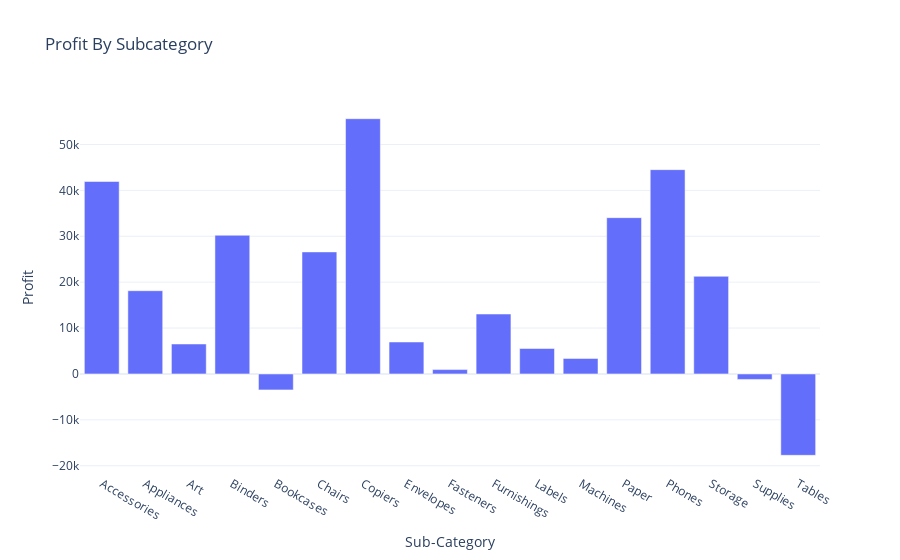

Notebook code cell kept with this figure:
### Code cell
fig5 = px.bar(profit_by_subcategory,x='Sub-Category',y='Profit',title='Profit By Subcategory')
fig5.show()

### Figure 1 — Plotly figure (JSON) as saved in the notebook; plotly's stock layout.template omitted (floating-point values rounded to 4 significant figures)
{"data": [{"alignmentgroup": "True", "hovertemplate": "Sub-Category=%{x}<br>Profit=%{y}<extra></extra>", "legendgroup": "", "marker": {"color": "#636efa", "pattern": {"shape": ""}}, "name": "", "offsetgroup": "", "orientation": "v", "showlegend": false, "textposition": "auto", "type": "bar", "x": ["Accessories", "Appliances", "Art", "Binders", "Bookcases", "Chairs", "Copiers", "Envelopes", "Fasteners", "Furnishings", "Labels", "Machines", "Paper", "Phones", "Storage", "Supplies", "Tables"], "xaxis": "x", "y": [41940.0, 18140.0, 6528.0, 30220.0, -3473.0, 26590.0, 55620.0, 6964.0, 949.5, 13060.0, 5546.0, 3385.0, 34050.0, 44520.0, 21280.0, -1189.0, -17730.0], "yaxis": "y"}], "layout": {"autosize": true, "barmode": "relative", "legend": {"tracegroupgap": 0}, "title": {"text": "Profit By Subcategory"}, "xaxis": {"anchor": "y", "autorange": true, "domain": [0, 1], "range": [-0.5, 16.5], "title": {"text": "Sub-Category"}, "type": "category"}, "yaxis": {"anchor": "x", "autorange": true, "domain": [0, 1], "range": [-21800.0, 59690.0], "title": {"text": "Profit"}, "type": "linear"}}}
